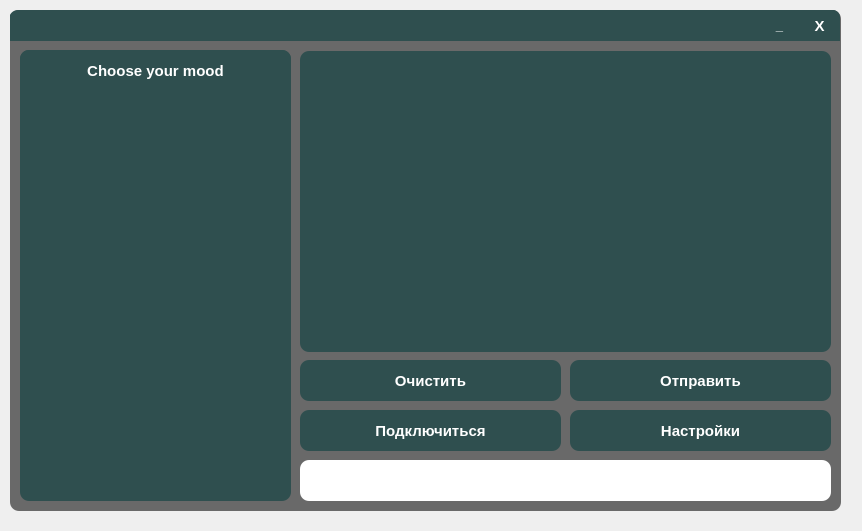
<?xml version="1.0" encoding="UTF-8"?>
<ui version="4.0">
 <class>MainWindow</class>
 <widget class="QMainWindow" name="MainWindow">
  <property name="geometry">
   <rect>
    <x>0</x>
    <y>0</y>
    <width>862</width>
    <height>531</height>
   </rect>
  </property>
  <property name="windowTitle">
   <string>MainWindow</string>
  </property>
  <widget class="QWidget" name="centralwidget">
   <widget class="QFrame" name="frame">
    <property name="geometry">
     <rect>
      <x>10</x>
      <y>10</y>
      <width>831</width>
      <height>501</height>
     </rect>
    </property>
    <property name="styleSheet">
     <string notr="true">QFrame{
	border-radius: 9px;
	background-color: #696969;
}</string>
    </property>
    <property name="frameShape">
     <enum>QFrame::StyledPanel</enum>
    </property>
    <property name="frameShadow">
     <enum>QFrame::Raised</enum>
    </property>
    <widget class="QLineEdit" name="lineEdit">
     <property name="geometry">
      <rect>
       <x>290</x>
       <y>450</y>
       <width>531</width>
       <height>41</height>
      </rect>
     </property>
     <property name="font">
      <font>
       <pointsize>11</pointsize>
       <weight>75</weight>
       <bold>true</bold>
      </font>
     </property>
     <property name="styleSheet">
      <string notr="true">QLineEdit{
	border-radius: 9px;
}</string>
     </property>
     <property name="text">
      <string/>
     </property>
     <property name="alignment">
      <set>Qt::AlignLeading|Qt::AlignLeft|Qt::AlignVCenter</set>
     </property>
     <property name="placeholderText">
      <string/>
     </property>
     <property name="clearButtonEnabled">
      <bool>true</bool>
     </property>
    </widget>
    <widget class="QPushButton" name="pushButton">
     <property name="geometry">
      <rect>
       <x>560</x>
       <y>350</y>
       <width>261</width>
       <height>41</height>
      </rect>
     </property>
     <property name="font">
      <font>
       <pointsize>11</pointsize>
       <weight>75</weight>
       <bold>true</bold>
      </font>
     </property>
     <property name="cursor">
      <cursorShape>PointingHandCursor</cursorShape>
     </property>
     <property name="styleSheet">
      <string notr="true">QPushButton{
	color: white;
	border-radius: 9px;
	background-color: #2F4F4F;
}

QPushButton:hover{
	background-color: #50566E;
}

QPushButton:pressed{
	background-color: #434965;
}</string>
     </property>
     <property name="text">
      <string>Отправить</string>
     </property>
    </widget>
    <widget class="QPushButton" name="pushButton_2">
     <property name="geometry">
      <rect>
       <x>290</x>
       <y>400</y>
       <width>261</width>
       <height>41</height>
      </rect>
     </property>
     <property name="font">
      <font>
       <pointsize>11</pointsize>
       <weight>75</weight>
       <bold>true</bold>
      </font>
     </property>
     <property name="cursor">
      <cursorShape>PointingHandCursor</cursorShape>
     </property>
     <property name="styleSheet">
      <string notr="true">QPushButton{
	color: white;
	border-radius: 9px;
	background-color: #2F4F4F;
}

QPushButton:hover{
	background-color: #50566E;
}

QPushButton:pressed{
	background-color: #434965;
}</string>
     </property>
     <property name="text">
      <string>Подключиться</string>
     </property>
    </widget>
    <widget class="QPushButton" name="pushButton_4">
     <property name="geometry">
      <rect>
       <x>290</x>
       <y>350</y>
       <width>261</width>
       <height>41</height>
      </rect>
     </property>
     <property name="font">
      <font>
       <pointsize>11</pointsize>
       <weight>75</weight>
       <bold>true</bold>
      </font>
     </property>
     <property name="cursor">
      <cursorShape>PointingHandCursor</cursorShape>
     </property>
     <property name="styleSheet">
      <string notr="true">QPushButton{
	color: white;
	border-radius: 9px;
	background-color: #2F4F4F;
}

QPushButton:hover{
	background-color: #50566E;
}

QPushButton:pressed{
	background-color: #434965;
}</string>
     </property>
     <property name="text">
      <string>Очистить</string>
     </property>
    </widget>
    <widget class="QFrame" name="frame_3">
     <property name="geometry">
      <rect>
       <x>-1</x>
       <y>0</y>
       <width>831</width>
       <height>31</height>
      </rect>
     </property>
     <property name="styleSheet">
      <string notr="true">QFrame{
	border-bottom-left-radius: 0px;
	border-bottom-right-radius: 0px;
	background-color: #2F4F4F;
}</string>
     </property>
     <property name="frameShape">
      <enum>QFrame::StyledPanel</enum>
     </property>
     <property name="frameShadow">
      <enum>QFrame::Raised</enum>
     </property>
     <widget class="QPushButton" name="pushButton_3">
      <property name="geometry">
       <rect>
        <x>790</x>
        <y>0</y>
        <width>41</width>
        <height>31</height>
       </rect>
      </property>
      <property name="font">
       <font>
        <pointsize>11</pointsize>
        <weight>75</weight>
        <bold>true</bold>
       </font>
      </property>
      <property name="cursor">
       <cursorShape>PointingHandCursor</cursorShape>
      </property>
      <property name="styleSheet">
       <string notr="true">QPushButton{
	color: white;
	border: none;
	border-top-right-radius: 7px;
	background-color: #2F4F4F;
}

QPushButton:hover{
	background-color: #45494D;
}

QPushButton:pressed{
	color: #EA2F4E;
}</string>
      </property>
      <property name="text">
       <string>X</string>
      </property>
     </widget>
     <widget class="QPushButton" name="pushButton_5">
      <property name="geometry">
       <rect>
        <x>750</x>
        <y>0</y>
        <width>41</width>
        <height>31</height>
       </rect>
      </property>
      <property name="font">
       <font>
        <pointsize>10</pointsize>
        <weight>75</weight>
        <bold>true</bold>
       </font>
      </property>
      <property name="cursor">
       <cursorShape>PointingHandCursor</cursorShape>
      </property>
      <property name="styleSheet">
       <string notr="true">QPushButton{
	color: white;
	border: none;
	border-top-right-radius: 7px;
	background-color: #2F4F4F;
}

QPushButton:hover{
	background-color:#2F4F4F
;
}

QPushButton:pressed{
	color: #EA2F4E;
}</string>
      </property>
      <property name="text">
       <string>_</string>
      </property>
      <property name="default">
       <bool>false</bool>
      </property>
     </widget>
    </widget>
    <widget class="QFrame" name="frame_4">
     <property name="geometry">
      <rect>
       <x>10</x>
       <y>40</y>
       <width>271</width>
       <height>451</height>
      </rect>
     </property>
     <property name="styleSheet">
      <string notr="true">QFrame{
	color: white;
	border-radius: 9px;
	background-color: #2F4F4F;
}</string>
     </property>
     <property name="frameShape">
      <enum>QFrame::StyledPanel</enum>
     </property>
     <property name="frameShadow">
      <enum>QFrame::Raised</enum>
     </property>
     <widget class="QPushButton" name="pushButton_6">
      <property name="geometry">
       <rect>
        <x>10</x>
        <y>130</y>
        <width>71</width>
        <height>71</height>
       </rect>
      </property>
      <property name="cursor">
       <cursorShape>PointingHandCursor</cursorShape>
      </property>
      <property name="styleSheet">
       <string notr="true">QPushButton{
	border: none;
}</string>
      </property>
      <property name="text">
       <string/>
      </property>
      <property name="icon">
       <iconset>
        <normaloff>icons/smile_4.png</normaloff>icons/smile_4.png</iconset>
      </property>
      <property name="iconSize">
       <size>
        <width>64</width>
        <height>64</height>
       </size>
      </property>
     </widget>
     <widget class="QPushButton" name="pushButton_8">
      <property name="geometry">
       <rect>
        <x>100</x>
        <y>130</y>
        <width>71</width>
        <height>71</height>
       </rect>
      </property>
      <property name="cursor">
       <cursorShape>PointingHandCursor</cursorShape>
      </property>
      <property name="styleSheet">
       <string notr="true">QPushButton{
	border: none;
}</string>
      </property>
      <property name="text">
       <string/>
      </property>
      <property name="icon">
       <iconset>
        <normaloff>icons/smile_5.png</normaloff>icons/smile_5.png</iconset>
      </property>
      <property name="iconSize">
       <size>
        <width>64</width>
        <height>64</height>
       </size>
      </property>
     </widget>
     <widget class="QPushButton" name="pushButton_9">
      <property name="geometry">
       <rect>
        <x>190</x>
        <y>130</y>
        <width>71</width>
        <height>71</height>
       </rect>
      </property>
      <property name="cursor">
       <cursorShape>PointingHandCursor</cursorShape>
      </property>
      <property name="styleSheet">
       <string notr="true">QPushButton{
	border: none;
}</string>
      </property>
      <property name="text">
       <string/>
      </property>
      <property name="icon">
       <iconset>
        <normaloff>icons/smile_6.png</normaloff>icons/smile_6.png</iconset>
      </property>
      <property name="iconSize">
       <size>
        <width>64</width>
        <height>64</height>
       </size>
      </property>
     </widget>
     <widget class="QPushButton" name="pushButton_10">
      <property name="geometry">
       <rect>
        <x>10</x>
        <y>50</y>
        <width>71</width>
        <height>71</height>
       </rect>
      </property>
      <property name="cursor">
       <cursorShape>PointingHandCursor</cursorShape>
      </property>
      <property name="styleSheet">
       <string notr="true">QPushButton{
	border: none;
}</string>
      </property>
      <property name="text">
       <string/>
      </property>
      <property name="icon">
       <iconset>
        <normaloff>icons/smile_1.png</normaloff>icons/smile_1.png</iconset>
      </property>
      <property name="iconSize">
       <size>
        <width>64</width>
        <height>64</height>
       </size>
      </property>
     </widget>
     <widget class="QPushButton" name="pushButton_11">
      <property name="geometry">
       <rect>
        <x>100</x>
        <y>50</y>
        <width>71</width>
        <height>71</height>
       </rect>
      </property>
      <property name="cursor">
       <cursorShape>PointingHandCursor</cursorShape>
      </property>
      <property name="styleSheet">
       <string notr="true">QPushButton{
	border: none;
}</string>
      </property>
      <property name="text">
       <string/>
      </property>
      <property name="icon">
       <iconset>
        <normaloff>icons/smile_2.png</normaloff>icons/smile_2.png</iconset>
      </property>
      <property name="iconSize">
       <size>
        <width>64</width>
        <height>64</height>
       </size>
      </property>
     </widget>
     <widget class="QPushButton" name="pushButton_12">
      <property name="geometry">
       <rect>
        <x>190</x>
        <y>50</y>
        <width>71</width>
        <height>71</height>
       </rect>
      </property>
      <property name="cursor">
       <cursorShape>PointingHandCursor</cursorShape>
      </property>
      <property name="styleSheet">
       <string notr="true">QPushButton{
	border: none;
}</string>
      </property>
      <property name="text">
       <string/>
      </property>
      <property name="icon">
       <iconset>
        <normaloff>icons/smile_3.png</normaloff>icons/smile_3.png</iconset>
      </property>
      <property name="iconSize">
       <size>
        <width>64</width>
        <height>64</height>
       </size>
      </property>
     </widget>
     <widget class="QPushButton" name="pushButton_13">
      <property name="geometry">
       <rect>
        <x>10</x>
        <y>210</y>
        <width>71</width>
        <height>71</height>
       </rect>
      </property>
      <property name="cursor">
       <cursorShape>PointingHandCursor</cursorShape>
      </property>
      <property name="styleSheet">
       <string notr="true">QPushButton{
	border: none;
}</string>
      </property>
      <property name="text">
       <string/>
      </property>
      <property name="icon">
       <iconset>
        <normaloff>icons/smile_7.png</normaloff>icons/smile_7.png</iconset>
      </property>
      <property name="iconSize">
       <size>
        <width>64</width>
        <height>64</height>
       </size>
      </property>
     </widget>
     <widget class="QPushButton" name="pushButton_14">
      <property name="geometry">
       <rect>
        <x>10</x>
        <y>290</y>
        <width>71</width>
        <height>71</height>
       </rect>
      </property>
      <property name="cursor">
       <cursorShape>PointingHandCursor</cursorShape>
      </property>
      <property name="styleSheet">
       <string notr="true">QPushButton{
	border: none;
}</string>
      </property>
      <property name="text">
       <string/>
      </property>
      <property name="icon">
       <iconset>
        <normaloff>icons/smile_10.png</normaloff>icons/smile_10.png</iconset>
      </property>
      <property name="iconSize">
       <size>
        <width>64</width>
        <height>64</height>
       </size>
      </property>
     </widget>
     <widget class="QPushButton" name="pushButton_15">
      <property name="geometry">
       <rect>
        <x>100</x>
        <y>290</y>
        <width>71</width>
        <height>71</height>
       </rect>
      </property>
      <property name="cursor">
       <cursorShape>PointingHandCursor</cursorShape>
      </property>
      <property name="styleSheet">
       <string notr="true">QPushButton{
	border: none;
}</string>
      </property>
      <property name="text">
       <string/>
      </property>
      <property name="icon">
       <iconset>
        <normaloff>icons/smile_11.png</normaloff>icons/smile_11.png</iconset>
      </property>
      <property name="iconSize">
       <size>
        <width>64</width>
        <height>64</height>
       </size>
      </property>
     </widget>
     <widget class="QPushButton" name="pushButton_16">
      <property name="geometry">
       <rect>
        <x>190</x>
        <y>210</y>
        <width>71</width>
        <height>71</height>
       </rect>
      </property>
      <property name="cursor">
       <cursorShape>PointingHandCursor</cursorShape>
      </property>
      <property name="styleSheet">
       <string notr="true">QPushButton{
	border: none;
}</string>
      </property>
      <property name="text">
       <string/>
      </property>
      <property name="icon">
       <iconset>
        <normaloff>icons/smile_9.png</normaloff>icons/smile_9.png</iconset>
      </property>
      <property name="iconSize">
       <size>
        <width>64</width>
        <height>64</height>
       </size>
      </property>
     </widget>
     <widget class="QPushButton" name="pushButton_17">
      <property name="geometry">
       <rect>
        <x>100</x>
        <y>210</y>
        <width>71</width>
        <height>71</height>
       </rect>
      </property>
      <property name="cursor">
       <cursorShape>PointingHandCursor</cursorShape>
      </property>
      <property name="styleSheet">
       <string notr="true">QPushButton{
	border: none;
}</string>
      </property>
      <property name="text">
       <string/>
      </property>
      <property name="icon">
       <iconset>
        <normaloff>icons/smile_8.png</normaloff>icons/smile_8.png</iconset>
      </property>
      <property name="iconSize">
       <size>
        <width>64</width>
        <height>64</height>
       </size>
      </property>
     </widget>
     <widget class="QPushButton" name="pushButton_18">
      <property name="geometry">
       <rect>
        <x>190</x>
        <y>290</y>
        <width>71</width>
        <height>71</height>
       </rect>
      </property>
      <property name="cursor">
       <cursorShape>PointingHandCursor</cursorShape>
      </property>
      <property name="styleSheet">
       <string notr="true">QPushButton{
	border: none;
}</string>
      </property>
      <property name="text">
       <string/>
      </property>
      <property name="icon">
       <iconset>
        <normaloff>icons/smile_12.png</normaloff>icons/smile_12.png</iconset>
      </property>
      <property name="iconSize">
       <size>
        <width>64</width>
        <height>64</height>
       </size>
      </property>
     </widget>
     <widget class="QPushButton" name="pushButton_21">
      <property name="geometry">
       <rect>
        <x>10</x>
        <y>370</y>
        <width>71</width>
        <height>71</height>
       </rect>
      </property>
      <property name="cursor">
       <cursorShape>PointingHandCursor</cursorShape>
      </property>
      <property name="styleSheet">
       <string notr="true">QPushButton{
	border: none;
}</string>
      </property>
      <property name="text">
       <string/>
      </property>
      <property name="icon">
       <iconset>
        <normaloff>icons/smile_13.png</normaloff>icons/smile_13.png</iconset>
      </property>
      <property name="iconSize">
       <size>
        <width>64</width>
        <height>64</height>
       </size>
      </property>
     </widget>
     <widget class="QPushButton" name="pushButton_22">
      <property name="geometry">
       <rect>
        <x>100</x>
        <y>370</y>
        <width>71</width>
        <height>71</height>
       </rect>
      </property>
      <property name="cursor">
       <cursorShape>PointingHandCursor</cursorShape>
      </property>
      <property name="styleSheet">
       <string notr="true">QPushButton{
	border: none;
}</string>
      </property>
      <property name="text">
       <string/>
      </property>
      <property name="icon">
       <iconset>
        <normaloff>icons/smile_14.png</normaloff>icons/smile_14.png</iconset>
      </property>
      <property name="iconSize">
       <size>
        <width>64</width>
        <height>64</height>
       </size>
      </property>
     </widget>
     <widget class="QPushButton" name="pushButton_24">
      <property name="geometry">
       <rect>
        <x>190</x>
        <y>370</y>
        <width>71</width>
        <height>71</height>
       </rect>
      </property>
      <property name="cursor">
       <cursorShape>PointingHandCursor</cursorShape>
      </property>
      <property name="styleSheet">
       <string notr="true">QPushButton{
	border: none;
}</string>
      </property>
      <property name="text">
       <string/>
      </property>
      <property name="icon">
       <iconset>
        <normaloff>icons/smile_15.png</normaloff>icons/smile_15.png</iconset>
      </property>
      <property name="iconSize">
       <size>
        <width>64</width>
        <height>64</height>
       </size>
      </property>
     </widget>
     <widget class="QLabel" name="label">
      <property name="geometry">
       <rect>
        <x>0</x>
        <y>0</y>
        <width>271</width>
        <height>41</height>
       </rect>
      </property>
      <property name="font">
       <font>
        <pointsize>11</pointsize>
        <weight>75</weight>
        <bold>true</bold>
       </font>
      </property>
      <property name="text">
       <string>Choose your mood</string>
      </property>
      <property name="alignment">
       <set>Qt::AlignCenter</set>
      </property>
     </widget>
    </widget>
    <widget class="QPushButton" name="pushButton_7">
     <property name="geometry">
      <rect>
       <x>560</x>
       <y>400</y>
       <width>261</width>
       <height>41</height>
      </rect>
     </property>
     <property name="font">
      <font>
       <pointsize>11</pointsize>
       <weight>75</weight>
       <bold>true</bold>
      </font>
     </property>
     <property name="cursor">
      <cursorShape>PointingHandCursor</cursorShape>
     </property>
     <property name="styleSheet">
      <string notr="true">QPushButton{
	color: white;
	border-radius: 9px;
	background-color: #2F4F4F;
}

QPushButton:hover{
	background-color: #50566E;
}

QPushButton:pressed{
	background-color: #434965;
}</string>
     </property>
     <property name="text">
      <string>Настройки</string>
     </property>
    </widget>
    <widget class="QListWidget" name="listWidget">
     <property name="geometry">
      <rect>
       <x>290</x>
       <y>41</y>
       <width>531</width>
       <height>301</height>
      </rect>
     </property>
     <property name="font">
      <font>
       <pointsize>11</pointsize>
       <weight>75</weight>
       <bold>true</bold>
      </font>
     </property>
     <property name="tabletTracking">
      <bool>false</bool>
     </property>
     <property name="autoFillBackground">
      <bool>false</bool>
     </property>
     <property name="styleSheet">
      <string notr="true">color: white;
border-radius: 9px;
background-color: #2F4F4F;
</string>
     </property>
     <property name="frameShape">
      <enum>QFrame::StyledPanel</enum>
     </property>
     <property name="frameShadow">
      <enum>QFrame::Sunken</enum>
     </property>
     <property name="lineWidth">
      <number>1</number>
     </property>
     <property name="verticalScrollBarPolicy">
      <enum>Qt::ScrollBarAsNeeded</enum>
     </property>
     <property name="horizontalScrollBarPolicy">
      <enum>Qt::ScrollBarAsNeeded</enum>
     </property>
     <property name="sizeAdjustPolicy">
      <enum>QAbstractScrollArea::AdjustIgnored</enum>
     </property>
     <property name="autoScroll">
      <bool>true</bool>
     </property>
     <property name="tabKeyNavigation">
      <bool>false</bool>
     </property>
     <property name="showDropIndicator" stdset="0">
      <bool>true</bool>
     </property>
     <property name="dragDropOverwriteMode">
      <bool>false</bool>
     </property>
     <property name="alternatingRowColors">
      <bool>false</bool>
     </property>
     <property name="verticalScrollMode">
      <enum>QAbstractItemView::ScrollPerItem</enum>
     </property>
     <property name="horizontalScrollMode">
      <enum>QAbstractItemView::ScrollPerItem</enum>
     </property>
     <property name="movement">
      <enum>QListView::Static</enum>
     </property>
     <property name="flow">
      <enum>QListView::TopToBottom</enum>
     </property>
     <property name="isWrapping" stdset="0">
      <bool>false</bool>
     </property>
     <property name="resizeMode">
      <enum>QListView::Fixed</enum>
     </property>
     <property name="layoutMode">
      <enum>QListView::SinglePass</enum>
     </property>
     <property name="viewMode">
      <enum>QListView::ListMode</enum>
     </property>
     <property name="uniformItemSizes">
      <bool>false</bool>
     </property>
     <property name="wordWrap">
      <bool>false</bool>
     </property>
     <property name="selectionRectVisible">
      <bool>false</bool>
     </property>
     <property name="sortingEnabled">
      <bool>false</bool>
     </property>
    </widget>
   </widget>
  </widget>
 </widget>
 <resources/>
 <connections/>
</ui>
